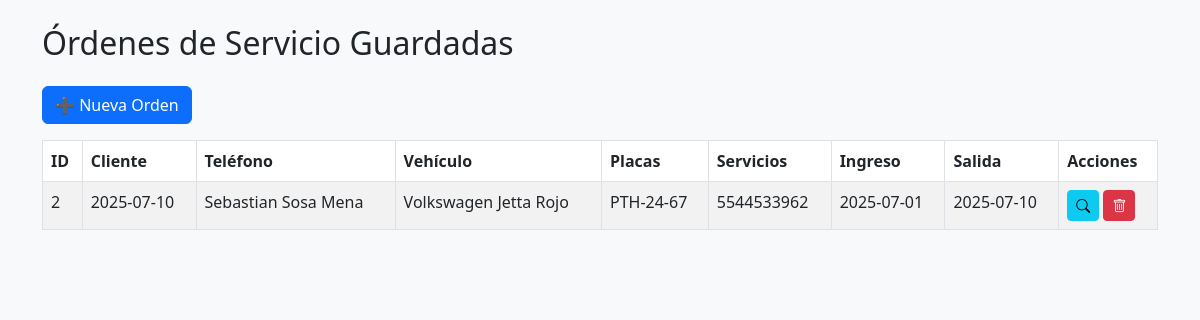
The page / on the database its author committed.
### tables this page shows
CREATE TABLE orden_servicio (
            id INTEGER PRIMARY KEY AUTOINCREMENT,
            marca TEXT,
            modelo TEXT,
            color TEXT,
            kilometraje TEXT,
            placas TEXT,
            ingreso_grua TEXT,
            ingreso TEXT,
            salida TEXT,
            nombre TEXT,
            telefono TEXT,
            servicios TEXT,
            danos TEXT,
            observaciones TEXT,
            realizados TEXT,
            presupuesto TEXT
        );

### app.py (the view)
@app.route("/")
def index():
    conn = sqlite3.connect("db.sqlite3")
    cursor = conn.cursor()
    cursor.execute("SELECT * FROM orden_servicio ORDER BY id DESC")
    ordenes = cursor.fetchall()
    conn.close()
    return render_template("lista_ordenes.html", ordenes=ordenes)

### templates/lista_ordenes.html (shortened to what this page needs)
<!DOCTYPE html>
<html lang="es">
<head>
    <link rel="stylesheet" href="https://cdn.jsdelivr.net/npm/bootstrap@5.3.0/dist/css/bootstrap.min.css">
    <link rel="stylesheet" href="https://cdn.jsdelivr.net/npm/bootstrap-icons@1.11.1/font/bootstrap-icons.css">
</head>
<body class="bg-light p-4">
    <div class="container">
        <h2 class="mb-4">Órdenes de Servicio Guardadas</h2>
        <a href="{{ url_for('orden') }}" class="btn btn-primary mb-3">➕ Nueva Orden</a>
        <table class="table table-bordered table-striped">
            <thead>
                <tr>
                    <th>ID</th>
                    <th>Cliente</th>
                    <th>Teléfono</th>
                    <th>Vehículo</th>
                    <th>Placas</th>
                    <th>Servicios</th>
                    <th>Ingreso</th>
                    <th>Salida</th>
                    <th>Acciones</th>
                </tr>
            </thead>
            <tbody>
                {% for orden in ordenes %}
                <tr>
                    <td>{{ orden[0] }}</td>
                    <td>{{ orden[8] }}</td>
                    <td>{{ orden[9] }}</td>
                    <td>{{ orden[1] }} {{ orden[2] }} {{ orden[3] }}</td>
                    <td>{{ orden[5] }}</td>
                    <td>{{ orden[10] }}</td>
                    <td>{{ orden[7] }}</td>
                    <td>{{ orden[8] }}</td>
                    <td>
                        <a href="{{ url_for('detalle', orden_id=orden[0]) }}" class="btn btn-info btn-sm">
                            <i class="bi bi-search"></i>
                        </a>
                        <a href="{{ url_for('borrar', orden_id=orden[0]) }}" class="btn btn-danger btn-sm"
                            onclick="return confirm('¿Seguro que quieres eliminar esta orden?')">
                            <i class="bi bi-trash"></i>
                        </a>
                    </td>
                </tr>
                {% endfor %}
            </tbody>
        </table>
    </div>
</body>
</html>

### rows shown on the page
orden_servicio: id "2", salida "2025-07-10", nombre "Sebastian Sosa Mena", marca "Volkswagen", modelo "Jetta", color "Rojo", placas "PTH-24-67", telefono "5544533962", ingreso "2025-07-01"
